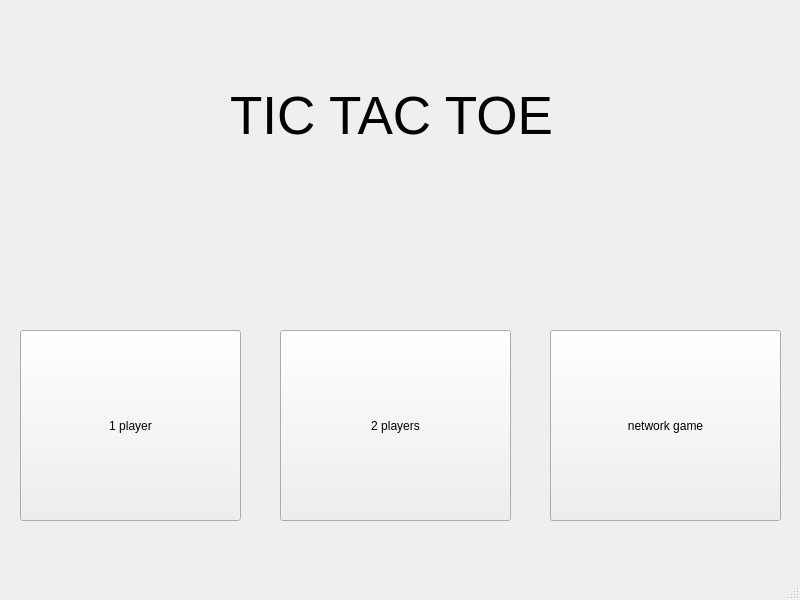
<?xml version="1.0" encoding="UTF-8"?>
<ui version="4.0">
 <class>MainWindow</class>
 <widget class="QMainWindow" name="MainWindow">
  <property name="geometry">
   <rect>
    <x>0</x>
    <y>0</y>
    <width>800</width>
    <height>600</height>
   </rect>
  </property>
  <property name="sizePolicy">
   <sizepolicy hsizetype="Fixed" vsizetype="Fixed">
    <horstretch>0</horstretch>
    <verstretch>0</verstretch>
   </sizepolicy>
  </property>
  <property name="windowTitle">
   <string>MainWindow</string>
  </property>
  <widget class="QWidget" name="centralwidget">
   <widget class="QPushButton" name="pushButton">
    <property name="geometry">
     <rect>
      <x>20</x>
      <y>330</y>
      <width>221</width>
      <height>191</height>
     </rect>
    </property>
    <property name="text">
     <string>1 player</string>
    </property>
   </widget>
   <widget class="QPushButton" name="pushButton_2">
    <property name="geometry">
     <rect>
      <x>280</x>
      <y>330</y>
      <width>231</width>
      <height>191</height>
     </rect>
    </property>
    <property name="text">
     <string>2 players</string>
    </property>
   </widget>
   <widget class="QPushButton" name="pushButton_3">
    <property name="geometry">
     <rect>
      <x>550</x>
      <y>330</y>
      <width>231</width>
      <height>191</height>
     </rect>
    </property>
    <property name="text">
     <string>network game</string>
    </property>
   </widget>
   <widget class="QLabel" name="label">
    <property name="geometry">
     <rect>
      <x>230</x>
      <y>50</y>
      <width>361</width>
      <height>131</height>
     </rect>
    </property>
    <property name="font">
     <font>
      <pointsize>40</pointsize>
     </font>
    </property>
    <property name="text">
     <string>TIC TAC TOE</string>
    </property>
   </widget>
  </widget>
  <widget class="QMenuBar" name="menubar">
   <property name="geometry">
    <rect>
     <x>0</x>
     <y>0</y>
     <width>800</width>
     <height>27</height>
    </rect>
   </property>
  </widget>
  <widget class="QStatusBar" name="statusbar"/>
 </widget>
 <tabstops>
  <tabstop>pushButton_3</tabstop>
  <tabstop>pushButton_2</tabstop>
  <tabstop>pushButton</tabstop>
 </tabstops>
 <resources/>
 <connections/>
</ui>
